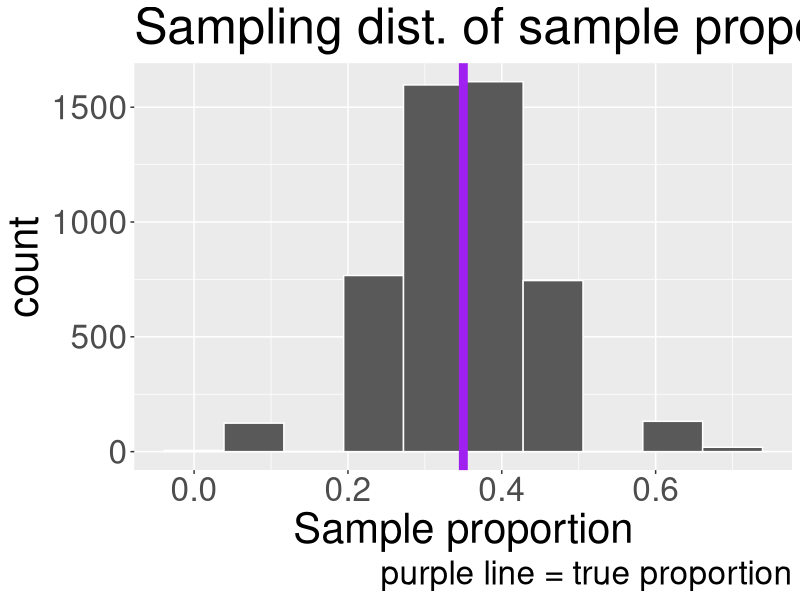
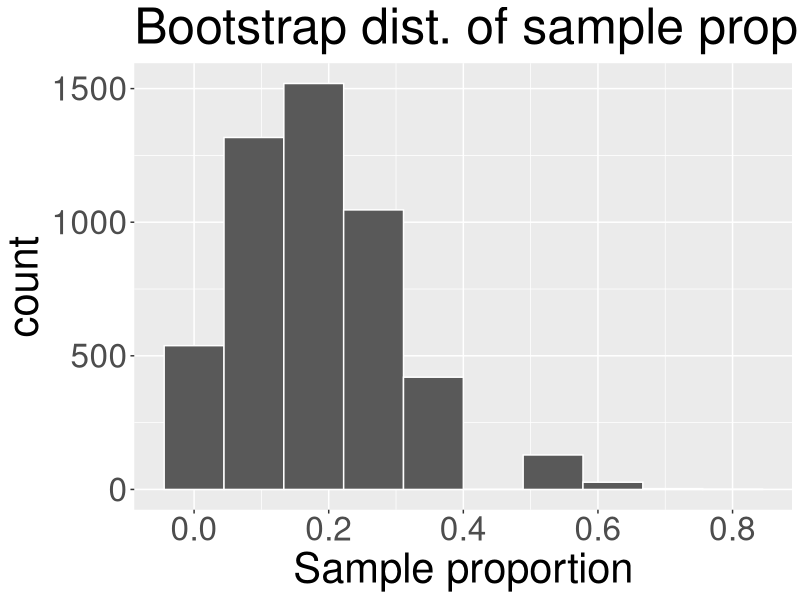
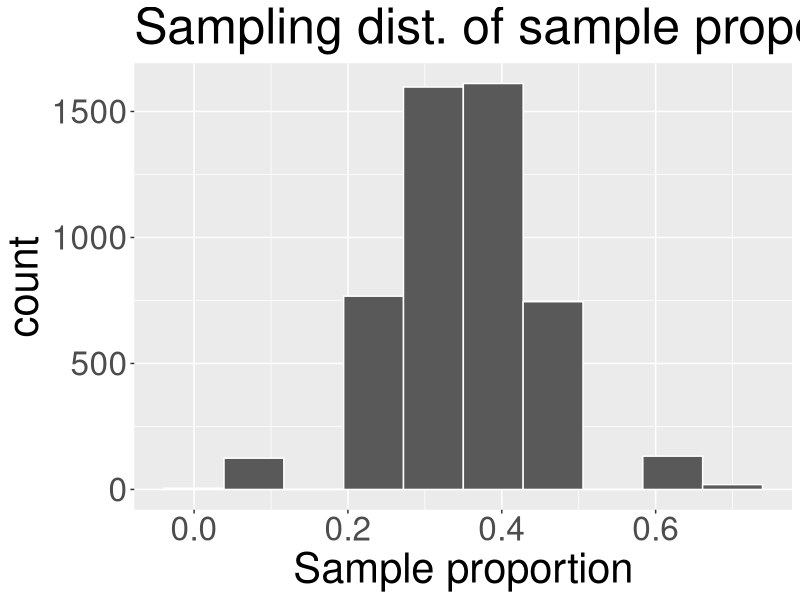
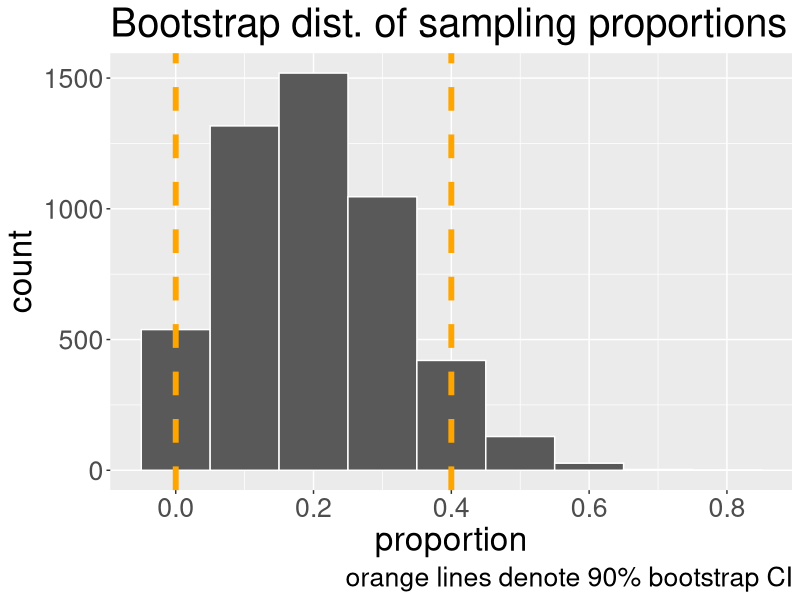
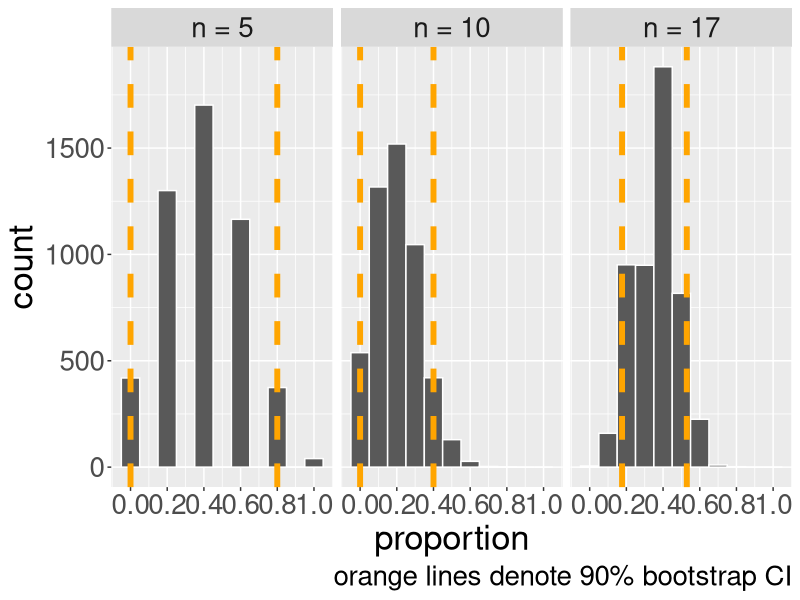

R code for these plots, in order:
## ---- chunk 1
knitr::opts_chunk$set(echo = F, warning = F, messabundance = F)
library(tidyverse)
library(readr)
plot_theme <- theme(text = element_text(size = 24))

get_bootstrap <- function(x, n, B, stat){
  bootstrap_stats <- rep(NA, B)
  for(b in 1:B){
    # resample
    x_boot <- sample(x = x, size = n, replace = TRUE)
    # calculate and store bootstrap statistic
    if(stat %in% c("mean", "prop")){
      bootstrap_stats[b] <- mean(x_boot)
    }
  }
  bootstrap_stats
}
## ---- chunk 2
set.seed(5)
pop <- c(rep(1, 7), rep(0, 13))
mu_a <- mean(pop)
n <- 10
G <- 5000
props <-  rep(NA, G)
for(i in 1:G){
  props[i] <- mean(sample(pop, n, replace = F))
}
## ---- chunk 3
sampling_df <- data.frame(props = props)
col <- "purple"
ggplot(sampling_df, aes(x = props)) +
  geom_histogram(bins = 10, col = "white") +
  labs(title = "Sampling dist. of sample proportions",
       x = "Sample proportion",
       caption = paste(col, "line = true proportion"))+
  theme(text = element_text(size = 30)) +
  scale_x_continuous(breaks = seq(0,1,0.2)) +
  geom_vline(xintercept = mu_a, col = col, size = 3)
## ---- chunk 4
B <- 5000
## ---- chunk 5
set.seed(5)
x <- c(0,0,0,0,0,0,0,0,1,1)
n <- length(x)
boot_props <- rep(NA, B)
for(b in 1:B){
  x_b <- sample(x, size = n, replace = TRUE)
  boot_props[b] <- sum(x_b == 1)/n
}

boot_df <- data.frame(props = boot_props) 
## ---- chunk 6
data.frame(props = boot_props) |>
  ggplot(aes(x = props)) +
  geom_histogram(bins = 10, col = "white") +
  labs(x="Sample proportion", title = "Bootstrap dist. of sample proportion")+
    theme(text = element_text(size = 30)) 
## ---- chunk 7
ggplot(sampling_df, aes(x = props)) +
  geom_histogram(bins = 10, col = "white") +
  labs(title = "Sampling dist. of sample proportions",
       x = "Sample proportion")+
  scale_x_continuous(breaks = seq(0,1,0.2)) +
    theme(text = element_text(size = 30)) 
## ---- chunk 8
# data frame containing our bootstrap statistics
gamma <- 0.9

bounds <- quantile(boot_props, c((1-gamma)/2, (1+gamma)/2))
boot_df |>
  ggplot(aes(x = props)) +
  geom_histogram(binwidth = 0.1, col = "white")+
  geom_vline(xintercept = bounds[1], col = "orange", linetype = "dashed",
             size = 2)+
  geom_vline(xintercept = bounds[2], col = "orange", linetype = "dashed",
             size = 2)+
  scale_x_continuous(breaks = seq(0,1,0.2)) +
  labs(caption = paste0("orange lines denote ",gamma*100, "% bootstrap CI"), x = "proportion",
       title = "Bootstrap dist. of sampling proportions")+
  theme(text = element_text(size = 24))

## ---- chunk 9
set.seed(2)
n2 <- 17
n1 <- 5
n_orig <- length(x)
x1 <- sample(pop, n1)
x2 <- sample(pop, n2)
rm(n)
sampling_dfll <- rbind(mutate(boot_df, n = n_orig),
                data.frame(props = get_bootstrap(x2, n2, B, "prop"), 
                           n = n2),
                data.frame(props = get_bootstrap(x1, n1, B, "prop"), n = n1)) |>
  mutate(n_lab = paste0("n = ", n)) |>
    mutate(n_lab = factor(n_lab, levels = paste0("n = ", sort(c(n2,n1,n_orig)))))


bounds <- sampling_dfll |>
  group_by(n_lab) |>
  summarise(lb = quantile(props, (1-gamma)/2), ub = quantile(props, (1+gamma)/2))  |>
  ungroup() |>
  data.frame()


## ---- chunk 10
sampling_dfll |>
  ggplot(aes(x = props)) +
  geom_histogram(binwidth = 0.1, col = "white")+
  facet_wrap( ~ n_lab) +
  geom_vline(data = bounds, mapping = aes(xintercept = lb), col = "orange", size = 2, linetype = "dashed")+
  geom_vline(data = bounds, mapping = aes(xintercept = ub), col = "orange",
             size = 2, linetype = "dashed")+
  scale_x_continuous(breaks = seq(0,1,0.2)) +
  theme(text = element_text(size = 25)) +
    labs(caption = paste0("orange lines denote ",gamma*100, "% bootstrap CI"), x = "proportion")
## ---- chunk 11
bounds |>
  rename("n" = n_lab)|>
  mutate(interval = paste0("(", round(lb, 2), ", ", round(ub, 2), ")")) |>
  select(n, interval) |>
  kableExtra::kable()
